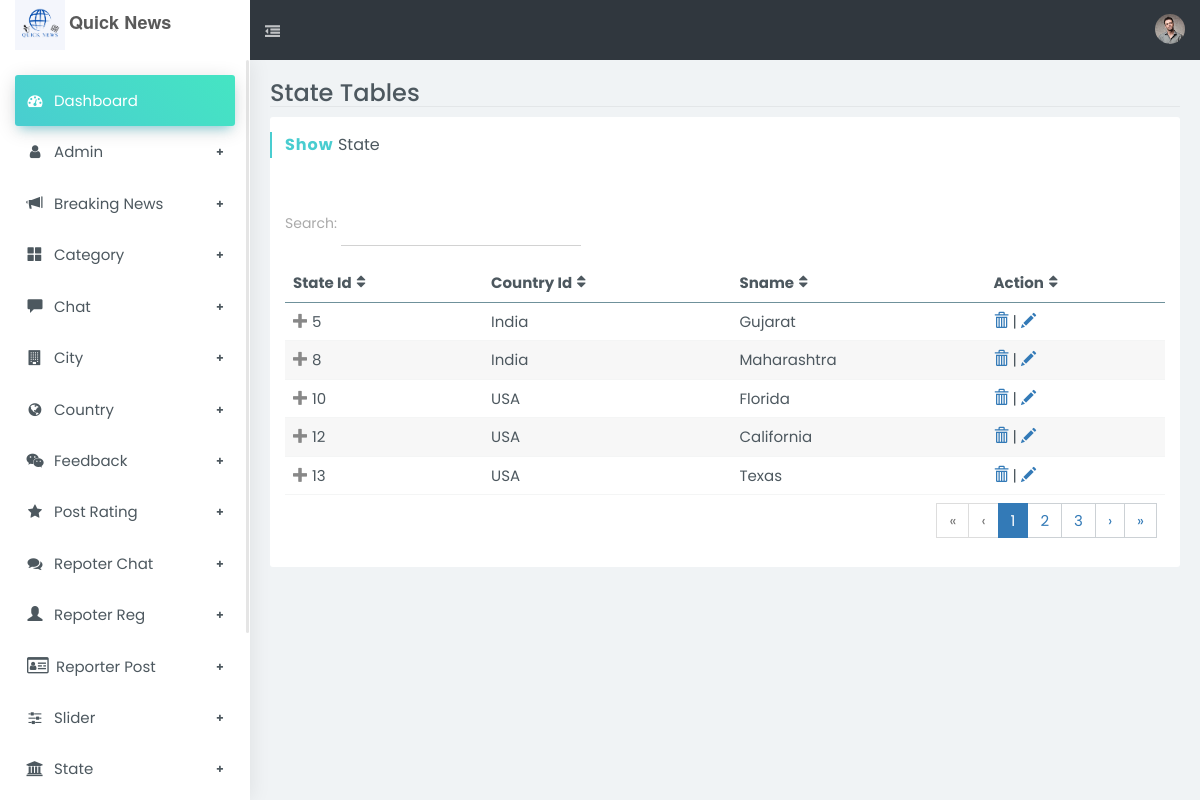
Screenshot of /newsadmin/index.php/statecontroller with the database file from the repository.
### tables this page shows
CREATE TABLE IF NOT EXISTS `state` (
  `stateid` int NOT NULL AUTO_INCREMENT,
  `countryid` int NOT NULL,
  `sname` varchar(20) NOT NULL,
  `datereg` timestamp NOT NULL DEFAULT CURRENT_TIMESTAMP ON UPDATE CURRENT_TIMESTAMP,
  `sstatus` enum('Active','Deactive') NOT NULL DEFAULT 'Deactive',
  PRIMARY KEY (`stateid`),
  KEY `countryid` (`countryid`)
);

CREATE TABLE IF NOT EXISTS `country` (
  `countryid` int NOT NULL AUTO_INCREMENT,
  `countryname` varchar(20) NOT NULL,
  `datereg` timestamp NOT NULL DEFAULT CURRENT_TIMESTAMP ON UPDATE CURRENT_TIMESTAMP,
  `countrystatus` enum('Active','Deactive') NOT NULL DEFAULT 'Active',
  PRIMARY KEY (`countryid`)
);

### newsadmin/application/controllers/statecontroller.php (called while the page is built, shortened)
<?php
class statecontroller extends CI_Controller{
    public function index() {
         $this->db->from('state');
        $this->db->join('country', 'country.countryid = state.countryid');
        $file['state']=$this->db->get()->result();
        $this->load->view('template/header');
        $this->load->view('template/sidebar');
        $this->load->view('state/showstate',$file);
    }
 }
?>

### newsadmin/index.php (called while the page is built, shortened)
<?php
require_once BASEPATH.'core/CodeIgniter.php';

### newsadmin/application/views/state/showstate.php (the view, shortened to what this page needs)
		<section id="content">
			<div class="page page-tables-footable">
				<div class="b-b mb-10">
					<div class="row">
						<div class="col-sm-6 col-xs-12">
							<h1 class="h3 m-0">State Tables</h1>
						</div>
					</div>
				</div>
				<div class="row">
					<div class="col-md-12">
						<section class="boxs ">
							<div class="boxs-header">
								<h3 class="custom-font hb-cyan">
									<strong>Show</strong> State</h3>
							</div>
							<div class="boxs-body">
								<div class="form-group">
									<label for="filter" style="padding-top: 5px">Search:</label>
									<input id="filter" type="text" class="form-control rounded w-md mb-10 inline-block" />
								</div>
								<table id="searchTextResults" data-filter="#filter" data-page-size="5" class="footable table table-custom">
									<thead>
										<tr>
											<th>State Id</th>
											<th>Country Id</th>
											<th data-hide="phone">Sname</th>
											<th>Action</th>
										</tr>
									</thead>
									<tbody>
										<?php
										foreach($state as $row)
											{
											?>
										<tr>
											<td><?php echo $row->stateid ?></td>
											<td><?php echo $row->countryname ?></td>
											<td><?php echo $row->sname ?></td>
											<td>
												<a href="<?php echo site_url() ?>/statecontroller/del/<?php echo $row->stateid?>"><i class="glyphicon glyphicon-trash"></i></a> |
												<a href="<?php echo site_url() ?>/statecontroller/edit/<?php echo $row->stateid?>"><i class="glyphicon glyphicon-pencil"></i></a>
											</td>
										</tr>
										<?php
											}
										?>
									</tbody>
									<tfoot class="hide-if-no-paging">
										<tr>
											<td colspan="5" class="text-right">
												<ul class="pagination">
												</ul>
											</td>
										</tr>
									</tfoot>
								</table>
							</div>
						</section>
					</div>
				</div>
			</div>
		</section>
	</div>
</body>
</html>

### rows the page displays
state: stateid "5", countryid.countryname "India", sname "Gujarat"
state: stateid "8", countryid.countryname "India", sname "Maharashtra"
state: stateid "10", countryid.countryname "USA", sname "Florida"
state: stateid "12", countryid.countryname "USA", sname "California"
state: stateid "13", countryid.countryname "USA", sname "Texas"
